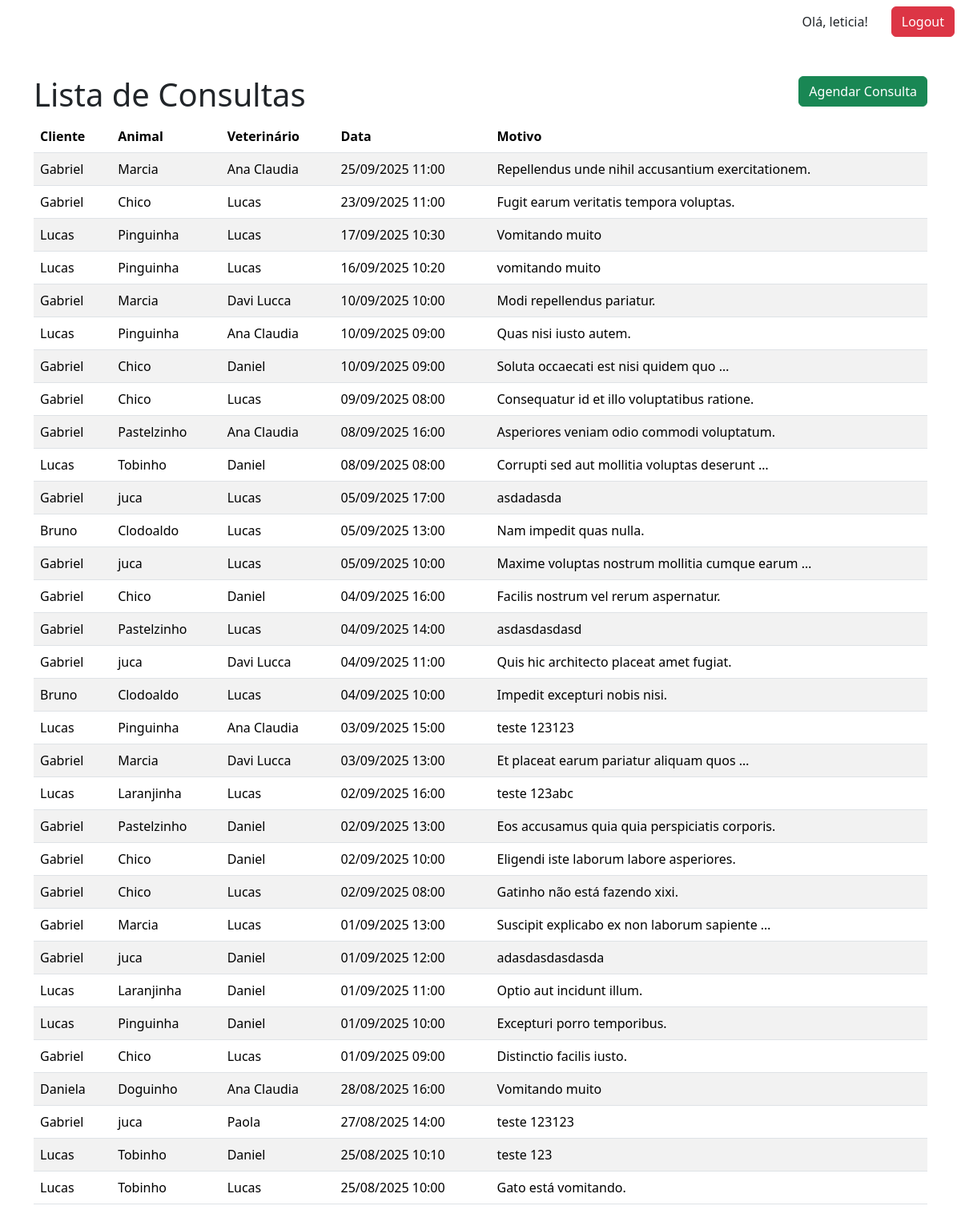
The page /consultas/ (signed in) on the database as committed earlier.
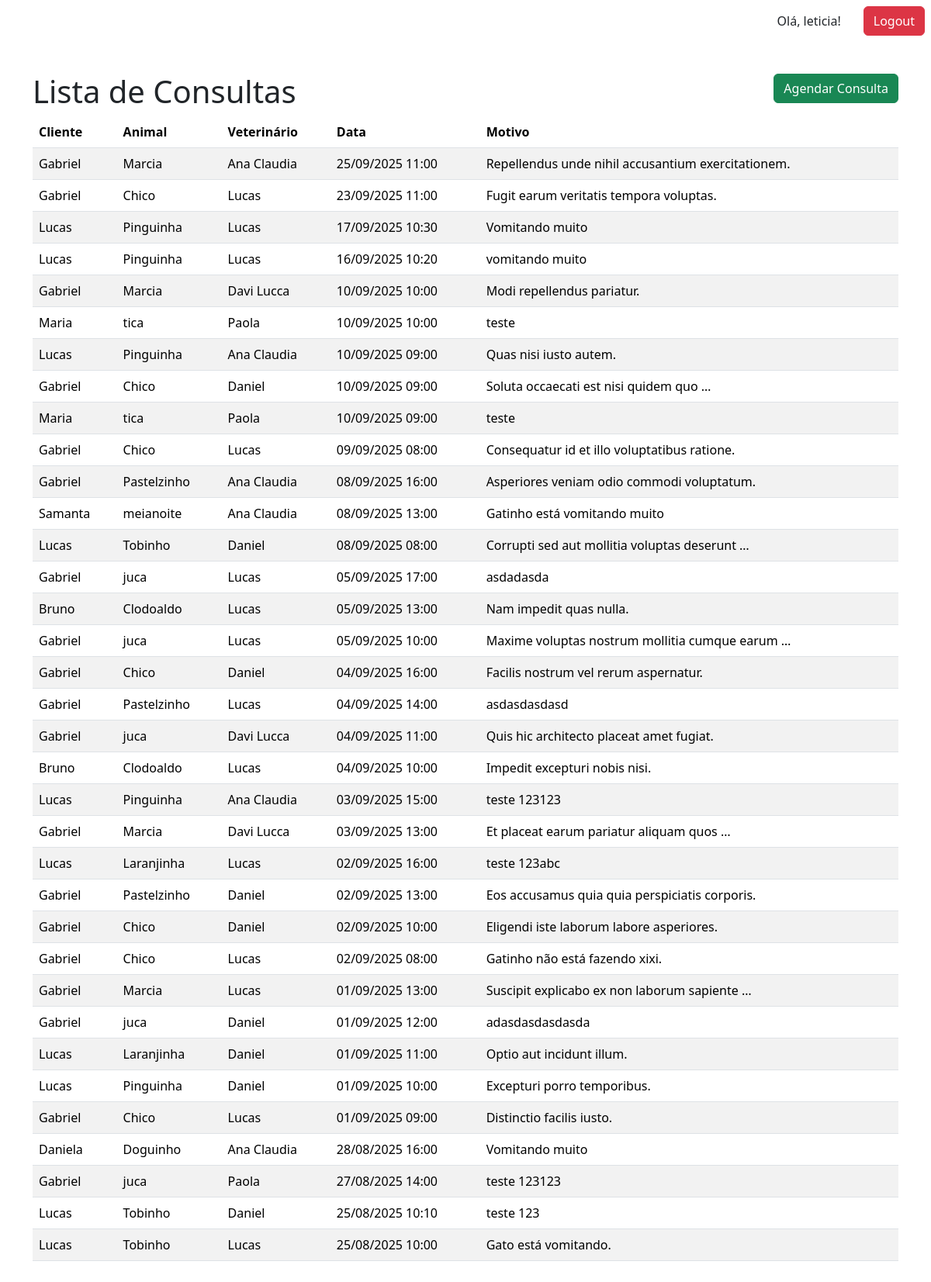
The same page on the database as committed later.
### core/models.py (models this page shows, shortened)
class Consulta(models.Model):
    class StatusConsulta(models.TextChoices):
        AGENDADA = 'Agendada'
        CONCLUIDA = 'Concluida'
        CANCELADA = 'Cancelada'
    animal = models.ForeignKey(Animal, on_delete=models.CASCADE)
    veterinario = models.ForeignKey(MedicoVeterinario, on_delete=models.SET_NULL, null=True)
    data = models.DateTimeField()
    motivo = models.TextField()
    observacoes = models.TextField(blank=True)
    status = models.CharField(max_length=15, choices=StatusConsulta.choices, default=StatusConsulta.AGENDADA)
    created_at = models.DateTimeField(auto_now_add=True) # Data de criação
    updated_at = models.DateTimeField(auto_now=True) # Data de atualização

class Animal(models.Model):
    ESPECIES = [
        ('C', 'Cachorro'),
        ('G', 'Gato'),
        ('O', 'Outros'),
    ]
    nome = models.CharField(max_length=100)
    especie = models.CharField(max_length=1, choices=ESPECIES)
    raca = models.CharField(max_length=100)
    idade = models.PositiveIntegerField(null=True, blank=True)
    peso = models.DecimalField(max_digits=5, decimal_places=2, null=True, blank=True)
    dono = models.ForeignKey(Cliente, on_delete=models.CASCADE, related_name='animais')

class Cliente(models.Model):
    usuario = models.OneToOneField(User,
                                   on_delete=models.CASCADE,
                                   related_name='cliente', null=True)
    nome = models.CharField(max_length=100)
    cpf = models.CharField(max_length=11, blank=True, null=True)
    telefone = models.CharField(max_length=15)
    email = models.EmailField()
    endereco = models.TextField()

class MedicoVeterinario(models.Model):
    nome = models.CharField(max_length=100)
    crmv = models.CharField(max_length=20)
    especialidade = models.CharField(max_length=100)
    contato = models.CharField(max_length=15)

### core/views.py (the view)
# urls.py: path('consultas/', views.lista_consultas, name='lista_consultas'),
@login_required(login_url='login')
def lista_consultas(request):
    consultas = Consulta.objects.all().order_by('-data')
    return render(request, 'lista_consultas.html', {'consultas': consultas})

### templates/lista_consultas.html (shortened to what this page needs)
{% extends 'base.html' %}
{% block content %}
<div class="d-flex justify-content-between align-items-center">
    <h1>Lista de Consultas</h1>
    <button class="btn btn-success mb-3" onclick="window.location.href='{% url 'agendar_consulta' %}'">Agendar Consulta</button>
</div>
<table class="table table-striped">
    <thead>
        <tr>
            <th>Cliente</th>
            <th>Animal</th>
            <th>Veterinário</th>
            <th>Data</th>
            <th>Motivo</th>
        </tr>
    </thead>
    <tbody>
        {% for consulta in consultas %}
        <tr>
            <td>{{ consulta.animal.dono.nome }}</td>
            <td>{{ consulta.animal.nome }}</td>
            <td>{{ consulta.veterinario.nome }}</td>
            <td>{{ consulta.data|date:"d/m/Y H:i" }}</td>
            <td>{{ consulta.motivo|truncatewords:6 }}</td>
        </tr>
        {% empty %}
        <tr>
            <td colspan="4">Nenhuma consulta cadastrada.</td>
        </tr>
        {% endfor %}
    </tbody>
</table>
{% endblock %}

### templates/base.html (shortened to what this page needs)
{% load static %}
<!doctype html>
<html lang="en">
<head>
    <link href="https://cdn.jsdelivr.net/npm/bootstrap@5.3.7/dist/css/bootstrap.min.css" rel="stylesheet">
</head>
<body>
	<div class="d-flex gap-3 align-content-center justify-content-end m-2">
		{% if request.user.is_authenticated %}
		<a class="btn btn-transparent">Olá, {{ request.user.username }}!</a>
		<a class="btn btn-danger" href="{% url 'logout' %}">Logout</a>
		{% endif %}
	</div>
	<div class="container my-5">
	{% block content %}
	{% endblock %}
	</div>
</body>
</html>

Rows that differ between the two databases and show on the page:
added Consulta: animal.dono.nome "Maria", animal.nome "tica", veterinario.nome "Paola", data "10/09/2025 10:00", motivo "teste"
added Consulta: animal.dono.nome "Maria", animal.nome "tica", veterinario.nome "Paola", data "10/09/2025 09:00", motivo "teste"
added Consulta: animal.dono.nome "Samanta", animal.nome "meianoite", veterinario.nome "Ana Claudia", data "08/09/2025 13:00", motivo "Gatinho está vomitando muito"
